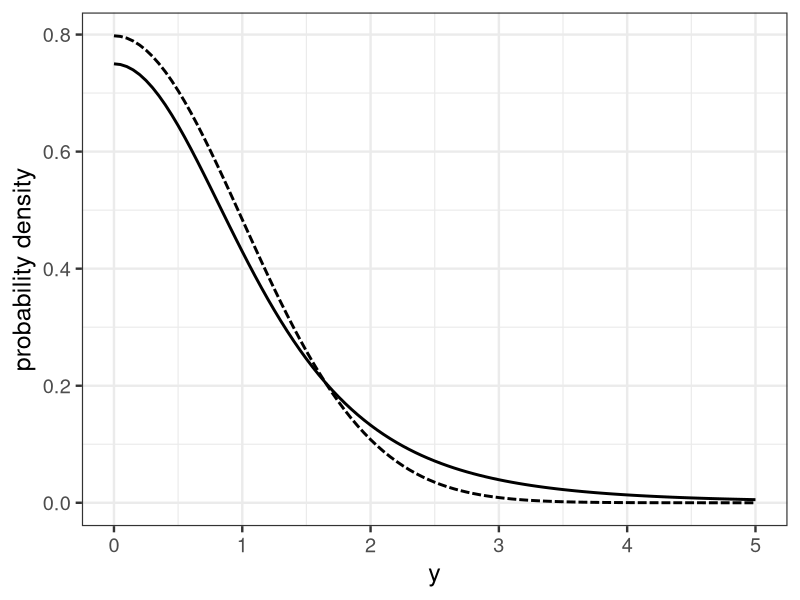

This figure's R source:
library(ggplot2)

x <- seq(0, 5, length=101)
p1 <- 2*dt(x, df=4)
p2 <- 2*dnorm(x, mean=0, sd=1)
d <- data.frame(x=x, y1=p1, y2=p2)

p <- ggplot() +
  theme_bw(base_size=18) +
  geom_line(data=d, aes(x=x, y=y1), linewidth=1) +
  geom_line(data=d, aes(x=x, y=y2), linewidth=1, linetype='31') +
  labs(x='y', y='probability density')
ggsave(file='output/fig10-3.png', plot=p, dpi=300, w=4, h=3)

# 2 * (1 - pnorm(4))
# 2 * (1 - pt(4, df=4))
